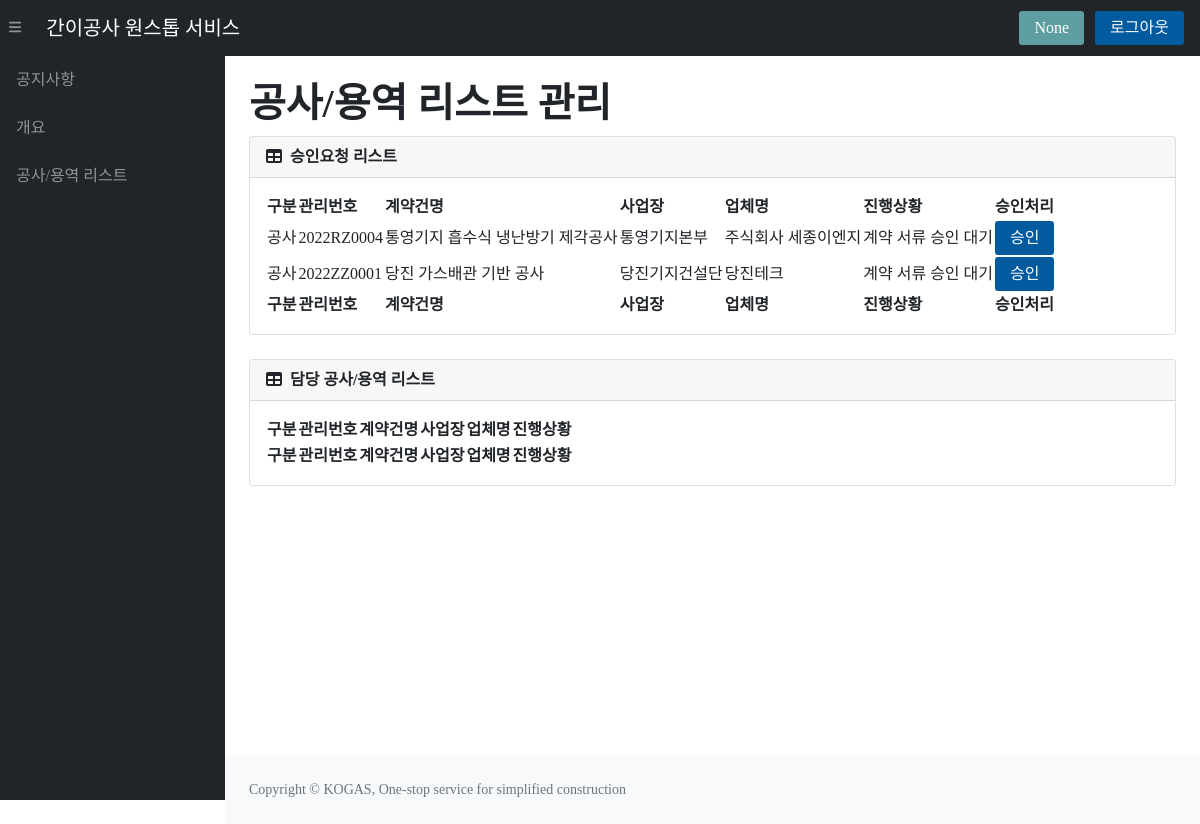
Page /serviceStatus (signed in) on the earlier database version.
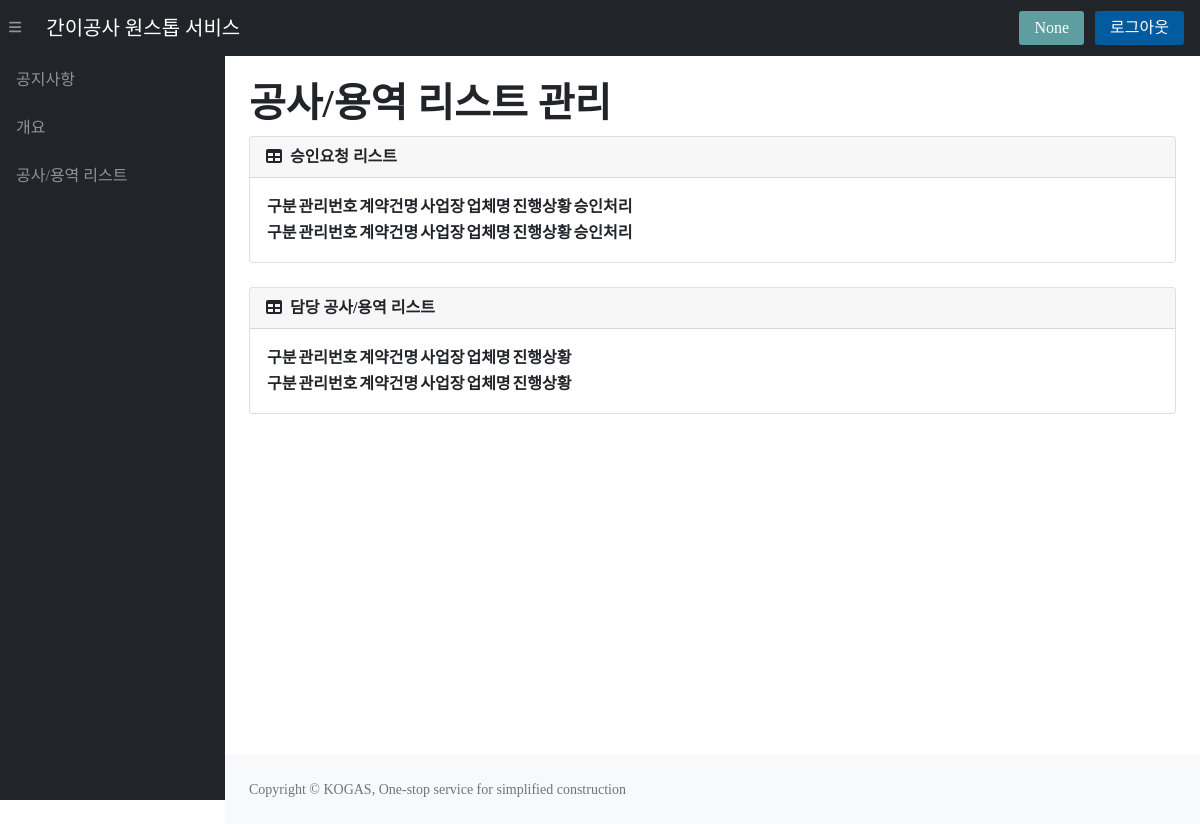
Same page on the later database version.
### tables this page shows
CREATE TABLE "constructionList" (
	"contractNum"	TEXT UNIQUE,
	"title"	TEXT,
	"department"	TEXT,
	"company"	TEXT,
	"supervisor"	TEXT,
	"s_contact"	TEXT,
	"contractAmount"	NUMERIC,
	"deposit_rate"	NUMERIC,
	"fault_rate"	NUMERIC,
	"progress"	INTEGER,
	"s_position"	TEXT,
	"s_email"	TEXT,
	"class_code"	TEXT,
	"budget_course"	TEXT,
	"start_date"	TEXT,
	"contract_completion"	TEXT,
	"real_completion"	TEXT,
	"summary"	TEXT,
	"company2"	TEXT,
	"company2_amount"	NUMERIC,
	"company3"	TEXT,
	"company3_amount"	NUMERIC,
	PRIMARY KEY("contractNum")
);

### app.py (the view)
@app.route('/serviceStatus')
def serviceStatus():
    if 'userName' in session:
        con = sqlite3.connect(path.join(ROOT, 'KOGAS.db'))
        cur = con.cursor()
        userName = session.get('userName')
        sql = f"SELECT * FROM constructionList WHERE start_date=? AND (progress!=1 or progress!=3)"
        cur.execute(sql, (userName,))
        A_data = cur.fetchall()
        sql = f"SELECT * FROM constructionList WHERE start_date=? AND progress=1 or progress=3"
        cur.execute(sql, (userName,))
        R_data = cur.fetchall()
        process = ['신규 생성','계약 정보 승인 대기','계약 서류 업로드','계약 서류 승인 대기','착공 서류 업로드','착공 서류 승인 대기','준공 정보 입력','준공 정보 승인 대기','준공 서류 업로드','준공 승인 완료']
        return render_template('serviceStatus.html',supervisor=session.get('supervisor'), login=session.get('logFlag'), A_data=A_data, R_data=R_data,process=process)
    else:
        flash("해당 페이지는 관리자 로그인이 필요합니다.")
        return redirect(url_for("login"))

### templates/serviceStatus.html (shortened to what this page needs)
{% extends "index.html" %}
{% block main %}
<h1 class="mt-4" style="text-align:left;"><b>공사/용역 리스트 관리</b></h1>
<div class="card mb-4">
    <div class="card-header">
        <i class="fas fa-table me-1"></i>
        <b>승인요청 리스트</b>
    </div>
    <div class="card-body">
        <table id="datatablesSimple1">
            <thead>
                <tr>
                    <th>구분</th>
                    <th>관리번호</th>
                    <th>계약건명</th>
                    <th>사업장</th>
                    <th>업체명</th>
                    <th>진행상황</th>
                    <th>승인처리</th>
                </tr>
            </thead>
            <tfoot>
                <tr>
                    <th>구분</th>
                    <th>관리번호</th>
                    <th>계약건명</th>
                    <th>사업장</th>
                    <th>업체명</th>
                    <th>진행상황</th>
                    <th>승인처리</th>
                </tr>
            </tfoot>
            <tbody>
                {% for R in R_data %}
                {% if R[9] == 1%}
                <tr>
                    <td onclick="location.href='/goto/{{R[0]}}';" style="cursor:pointer;">{{R[12]}}</td>
                    <td onclick="location.href='/goto/{{R[0]}}';" style="cursor:pointer;">{{R[0]}}</td>
                    <td onclick="location.href='/goto/{{R[0]}}';" style="cursor:pointer;">{{R[1]}}</td>
                    <td onclick="location.href='/goto/{{R[0]}}';" style="cursor:pointer;">{{R[2]}}</td>
                    <td onclick="location.href='/goto/{{R[0]}}';" style="cursor:pointer;">{{R[3]}}</td>
                    <td onclick="location.href='/goto/{{R[0]}}';" style="cursor:pointer;">{{process[R[9]]}}</td>
                    <td>
                        <button class="cBtn" onclick="location.href='/approval_proc/{{R[0]}}';" style="cursor:pointer;">승인</button>
                    </td>
                </tr>
                {% else %}
                <tr>
                    <td onclick="location.href='/go1/{{R[0]}}';" style="cursor:pointer;">{{R[12]}}</td>
                    <td onclick="location.href='/go1/{{R[0]}}';" style="cursor:pointer;">{{R[0]}}</td>
                    <td onclick="location.href='/go1/{{R[0]}}';" style="cursor:pointer;">{{R[1]}}</td>
                    <td onclick="location.href='/go1/{{R[0]}}';" style="cursor:pointer;">{{R[2]}}</td>
                    <td onclick="location.href='/go1/{{R[0]}}';" style="cursor:pointer;">{{R[3]}}</td>
                    <td onclick="location.href='/go1/{{R[0]}}';" style="cursor:pointer;">{{process[R[9]]}}</td>
                    <td>
                        <button class="cBtn" onclick="location.href='/approval_proc/{{R[0]}}';" style="cursor:pointer;">승인</button>
                    </td>
                </tr>
                {% endif %}
                {% endfor %}
            </tbody>
        </table>
    </div>
</div>
<div class="card mb-4">
    <div class="card-header">
        <i class="fas fa-table me-1"></i>
        <b>담당 공사/용역 리스트</b>
    </div>
    <div class="card-body">
        <table id="datatablesSimple2">
            <thead>
                <tr>
                    <th>구분</th>
                    <th>관리번호</th>
                    <th>계약건명</th>
                    <th>사업장</th>
                    <th>업체명</th>
                    <th>진행상황</th>
                </tr>
            </thead>
            <tfoot>
                <tr>
                    <th>구분</th>
                    <th>관리번호</th>
                    <th>계약건명</th>
                    <th>사업장</th>
                    <th>업체명</th>
                    <th>진행상황</th>
                </tr>
            </tfoot>
        </table>
    </div>
</div>
{% endblock %}

### templates/index.html (shortened to what this page needs)
<!DOCTYPE html>
<html lang="ko">
<head>
    <link href="https://cdn.jsdelivr.net/npm/simple-datatables@latest/dist/style.css" rel="stylesheet" />
    <link rel="stylesheet" href="{{ url_for('static', filename='css/main.css') }}">|
</head>
<body class="sb-nav-fixed">
    <nav class="sb-topnav navbar navbar-expand navbar-dark bg-dark">
        <button class="btn btn-link btn-sm order-1 order-lg-0 me-4 me-lg-0" id="sidebarToggle" href="#!"><i
                class="fas fa-bars"></i></button>
        <a class="navbar-brand ps-3" href="{{ url_for('index') }}">
            간이공사 원스톱 서비스 </a>
        <div class="d-none d-md-inline-block form-inline ms-auto me-0 me-md-3 my-2 my-md-0">
            {% if login == True %}
            <a href="{{ url_for('serviceStatus') }}"><button class="cBtn" style="background-color:cadetblue ; margin-right: 7px;">{{supervisor}}</button></a>
            {% endif %}
            {% if login == True %}
            <a href="{{ url_for('logout') }}"><button class="cBtn">로그아웃</button></a>
            {% else %}
            <a href="{{ url_for('login') }}"><button class="cBtn">로그인</button></a>
            {% endif %}
        </div>
    </nav>
    <div id="layoutSidenav">
        <div id="layoutSidenav_nav">
            <nav class="sb-sidenav accordion sb-sidenav-dark" id="sidenavAccordion">
                <div class="sb-sidenav-menu">
                    <div class="nav">
                        <a class="nav-link" href="#">공지사항</a>
                        <a class="nav-link" href="#">개요</a>
                        {% if login == True %}
                        <a class="nav-link" href="{{ url_for('serviceStatus') }}">공사/용역 리스트</a>
                        {% endif %}
                    </div>
                </div>
            </nav>
        </div>
        <div id="layoutSidenav_content">
            <main>
                <div class="container-fluid px-4">
                    {% block main %}{% endblock %}
                </div>
            </main>
            <footer class="py-4 bg-light mt-auto">
                <div class="container-fluid px-4">
                    <div class="d-flex align-items-center justify-content-between small">
                        <div class="text-muted">Copyright &copy; KOGAS, One-stop service for simplified construction
                        </div>
                    </div>
                </div>
            </footer>
        </div>
    </div>
</body>
</html>

Differences in the rows shown:
removed constructionList: class_code "공사", contractNum "2022RZ0004", title "통영기지 흡수식 냉난방기 제각공사", department "통영기지본부", company "주식회사 세종이엔지", progress "계약 서류 승인 대기"
removed constructionList: class_code "공사", contractNum "2022ZZ0001", title "당진 가스배관 기반 공사", department "당진기지건설단", company "당진테크", progress "계약 서류 승인 대기"
